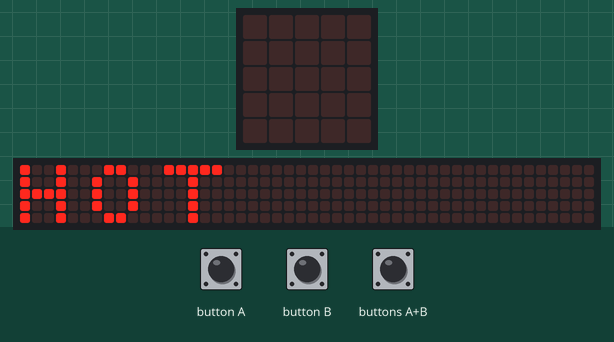
The program below on a simulated BBC micro:bit (MakeCode). Shown: the board's 5×5 LED display, a strip that is not on the board, showing the scrolling text unrolled. Inputs (shaded band) come from the test bench. Random numbers come from a fixed seed; the 48×5 strip is a reading aid, not a part: it shows the text the display is scrolling, unrolled, one strip-width of it at a time.

Above: at 3.4 s.
4.9 s: buttons A+B pressed for 0.15 s
At 6.6 s:
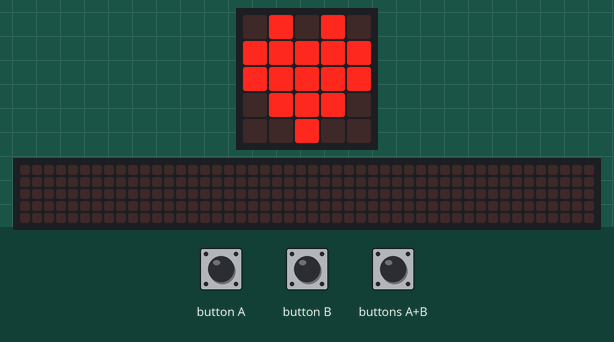
At 7.3 s:
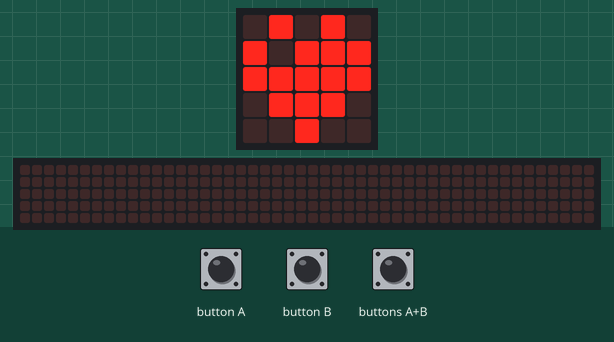
8.0 s: buttons A+B pressed for 1 s
At 9.6 s:
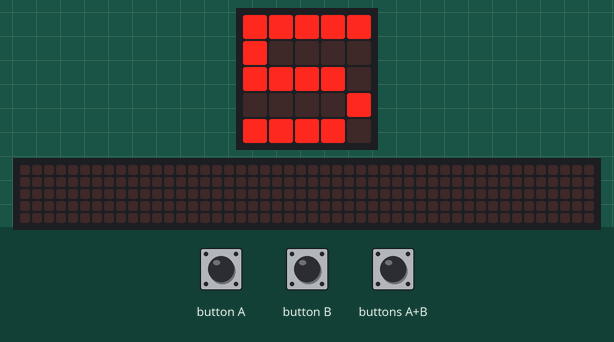
Timing chart, 0 to 11.1 s (numbered marks = the images above; inputs shaded):
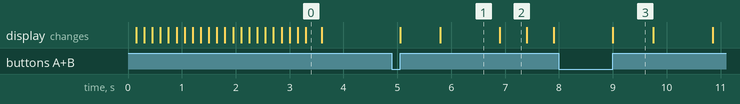

The program:

main.ts
```typescript
input.onButtonPressed(Button.AB, function () {
    timer = randint(3, 5)
    basic.showNumber(timer)
    basic.showIcon(IconNames.Heart)
    while (timer > 0) {
        timer += -1
        basic.pause(500)
        led.toggle(1, 1)
    }
    basic.showIcon(IconNames.StickFigure)
})
let timer = 0
basic.showString("HOT")
```

test.ts
```typescript
// 테스트는 여기로 이동합니다; 이 패키지가 확장으로 사용될 때 컴파일되지 않을 것 입니다.
```

Measured:
- after the input at 4.9 s, the display: first changes after 0.15 s (image 1 shows a later state)
- after the input at 8.0 s, the display: changes after 1.0 s (image 3)
- what the display in image 1 shows lasts 1.1 s, from 5.8 s to 6.9 s
- what the display in image 2 shows lasts 0.5 s, from 6.9 s to 7.4 s
- what the display in image 3 shows lasts 0.8 s, from 9.0 s to 9.8 s
